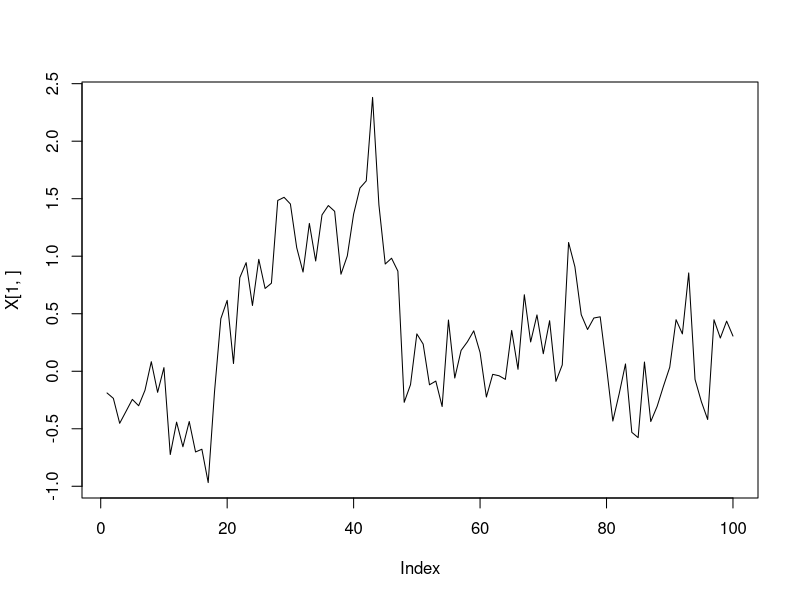

Reproduce this figure in R.
# Demonstrate the time-saving use of sparse matrices and irlba.

library("Matrix")
library("irlba")
library("microbenchmark")

GetCov <- function(p, m, max.corr = .5, sparse = T) {
  # Generate a covariance matrix with limited off-diagonal elements.
  #
  # Args:
  #   p: dimensionality of the cov mat
  #   m: number non-zero elements in each direction off the diagonal
  #   max.corr: maximum correlation between variables
  #   sparse: whether to use sparse data structure (Matrix vs matrix)
  #
  # Returns:
  #   A matrix with nonzeros close to the diagonal and zeros everywhere else
  #   Each row will look like 
  #       0 0 0 0 0 .1 .2 ... .9 1 .9  ... .2 .1 0 0 0 0 0

  r <- seq(max.corr, 0, length.out=m + 1)
  r <- r[ -length(r)]
  if (sparse) {
    mat <- Matrix(0, nrow = p, ncol = p, sparse = T)
  } else {
    mat <- matrix(0, nrow = p,ncol = p)
  }
  
  for (i in 1:length(r)) {
    mat[seq(from = i+1, by = p+1, length.out = p-i )] <- r[i]
  }
  
  mat <- mat + t(mat)
  diag(mat) <- 1
  return(mat)
}

# Model parameters.
n <- 100000  # The number of observations.
p <- 100     # The dimension of each observation.
m <- 20      # The number of off-diagonal covariance terms in each direction.

# Get the covariance matrix, set number of non zero off diagonals at 40
# First, use sparse matrices and check the size
m.sparse <- GetCov(p, m, .9, T)
object.size(m.sparse)

# Now use dense matrices and check the size
m.dense <- GetCov(p, m, .5, F)
object.size(m.dense)

# Task 1: Generate an n x p matrix X, where each row is an
#         observation with covariance matrix m.sparse.  Check that the covariance
#         is correct.  Generate a plot of the first row showing that adjacent columns
#         are correlated with one another.


A.sparse <- t(chol(m.sparse))
X <- as.matrix(t(A.sparse %*% matrix(rnorm(n*p), p, n)))
plot(X[1,], type = 'l')



# Task 2: Use scale() to center and scale the columns.

X.scale <- scale(X, center = TRUE, scale = TRUE)

# Task 3: Calculate the principal components using the four
#         functions svd(), irlba(), eigen(), and irlba().
#         With irlba(), just look at the top five.
#         Confirm that they give the same answer.  Note:
#         you need to think about the normalizing constants.

svd.x <- svd(X.scale, nu=5, nv=5)

irlba.x <- irlba(X.scale)

eigen.x <- eigen(cov(X.scale,X.scale))



# Task 4: Use microbenchmark to compare the speeds.  What method
#         is the fastest?
# Task 5: Implement the power method to find the top eigenvalue
#         and eigenvector.  (You can use a for loop.)  Check that
#         it matches the other methods.
# Task 6: Use your favorite method to experiment with PCA on
#         non-centered, non-scaled columns.  How does centering and
#         scaling affect the PCA analysis?

# If you get stuck, you can find answers to all but task 6 in big_pca.R, though it will
# be best if you do it yourself!
